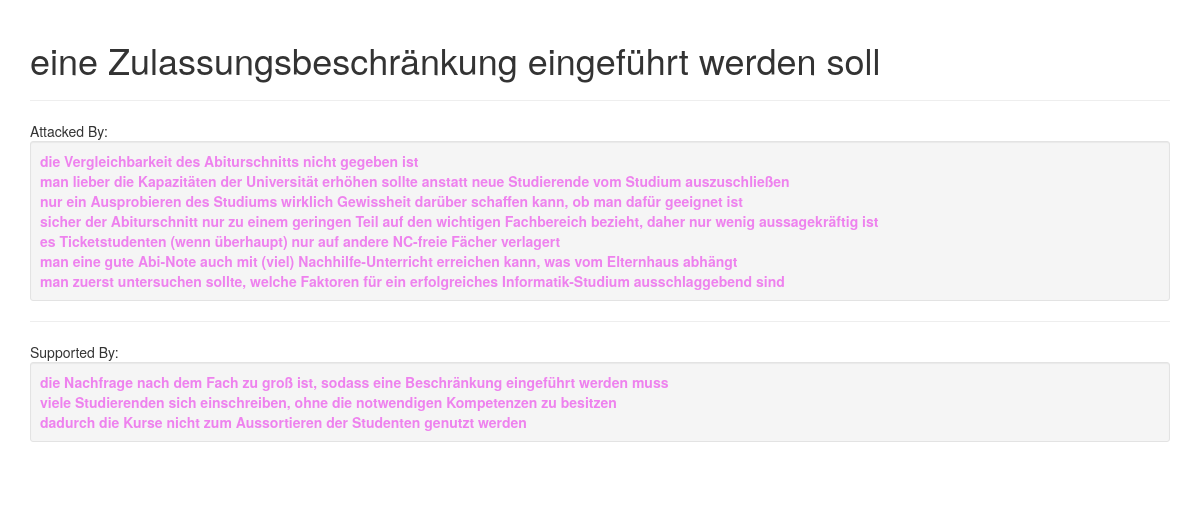
The page /w/conclusion/1/ on the database its author committed.
### wiki/models.py (models this page shows, shortened)
class Conclusion(models.Model):
    id = models.IntegerField(primary_key=True)
    rebuts = models.IntegerField()
    supports = models.IntegerField()
    undercuts = models.IntegerField()
    statement = models.ForeignKey(Statement, on_delete=models.CASCADE)
    information = models.ManyToManyField('Information')
    inference_score = models.FloatField(null=True)
    conclusion_acceptability = models.FloatField(null=True)
    def __str__(self):
        return self.statement.__str__()

class Statement(models.Model):
    id = models.IntegerField(primary_key=True)
    isPosition = models.BooleanField()
    lang = models.TextField()
    new_calculation = models.IntegerField(default=0)
    statement_text = models.TextField(null=True)
    acceptance = models.FloatField(null=True)
    def __str__(self):
        return self.statement_text

class Argument(models.Model):
    id = models.IntegerField(primary_key=True)
    text = models.TextField(null=True)
    upVotes = models.IntegerField()
    context_assessment = models.BooleanField()
    downVotes = models.IntegerField()
    lang = models.TextField()
    isSupportive = models.BooleanField()
    date = models.DateTimeField()
    under_position = models.ManyToManyField(Position)
    keywords = models.ManyToManyField('Keyword')
    concepts = models.ManyToManyField('Concept')
    categories = models.ManyToManyField('Category')
    information = models.ManyToManyField('Information')
    emotion = models.ForeignKey('Emotion', on_delete=models.CASCADE, null=True)
    attacked_argument = models.ForeignKey('Argument',
                                          on_delete=models.CASCADE,
                                          related_name='attackedargument',
                                          null=True)
    conclusion = models.ForeignKey('Conclusion',
                                   on_delete=models.CASCADE,
                                   null=True)
    premise_group = models.ForeignKey('PremiseGroup', on_delete=models.CASCADE)
    type = models.TextField(null=True)
    type_text = models.TextField(null=True)
    argument_acceptance = models.FloatField(null=True)
    conclusion_acceptability = models.FloatField(null=True)
    f_r_ease = models.IntegerField(null=True)
    ari = models.IntegerField(null=True)
    sound = models.FilePathField(null=True)
    sentiment_accuracy = models.FloatField(null=True)
    def conclusion_acceptability(self):
        self.premise_group.premise_acceptance()
        return self.premise_group.premise_group_acceptance * self.conditional_acceptability()

class PremiseGroup(models.Model):
    id = models.IntegerField(primary_key=True)
    information = models.ManyToManyField('Information')
    positive_inference = models.IntegerField(null=True)
    negative_inference = models.IntegerField(null=True)
    ratio_inference = models.FloatField(null=True)
    premise_group_acceptance = models.FloatField(null=True)
    def __str__(self):
        return ', '.join([premise.__str__() for premise in self.premise_set.all()])

class Premise(models.Model):
    id = models.IntegerField(primary_key=True)
    premiseGroup = models.ForeignKey(PremiseGroup, on_delete=models.CASCADE)
    statement = models.ForeignKey(Statement, on_delete=models.CASCADE)
    def __str__(self):
        return self.statement.__str__()

### wiki/views.py (the view)
# urls.py: path('conclusion/<int:pk>/', views.DetailViewConclusion.as_view(), name='conclusion'),
class DetailViewConclusion(DetailView):
    model = Conclusion
    template_name = 'wiki/detailConclusion.html'

### wiki/templates/wiki/detailConclusion.html (shortened to what this page needs)
<head><!DOCTYPE html>
<html lang="en">
<head>
    {% load static %}
    <link rel="stylesheet" type="text/css" href="{% static 'wiki/css/style.min.css' %}">
    <link rel="stylesheet" href="https://maxcdn.bootstrapcdn.com/bootstrap/3.4.0/css/bootstrap.min.css">
</head>
<body>
    <div class="container">
        <h1>{{conclusion}}</h1>
        <dl>
            <p><hr>
            <dd>Attacked By: </dd>
            <div  class="well well-sm">
            {% for argument in conclusion.argument_set.all %}
                {% if argument.isSupportive %}
                {% else %}
                <dt><a href="{% url 'wiki:argument' argument.id %}" class="premise">{{argument.premise_group}}</a></dt>
                {% endif %}
            {% endfor %}
            </div>
        <p><hr>
            <dd>Supported By: </dd>
            <div  class="well well-sm">
            {% for argument in conclusion.argument_set.all %}
                {% if argument.isSupportive %}
                <dt><a href="{% url 'wiki:argument' argument.id %}" class="premise">{{argument.premise_group}}</a></dt>
                {% endif %}
            {% endfor %}
            </div>
         </dl>
    </div>
  </body>
</html>

### rows shown on the page
Conclusion: statement.statement_text "eine Zulassungsbeschränkung eingeführt werden soll"
Argument: premise_group "die Vergleichbarkeit des Abiturschnitts nicht gegeben ist"
Argument: premise_group "man lieber die Kapazitäten der Universität erhöhen sollte anstatt neue Studierende vom Studium auszuschließen"
Argument: premise_group "nur ein Ausprobieren des Studiums wirklich Gewissheit darüber schaffen kann, ob man dafür geeignet ist"
Argument: premise_group "sicher der Abiturschnitt nur zu einem geringen Teil auf den wichtigen Fachbereich bezieht, daher nur wenig aussagekräftig ist"
Argument: premise_group "es Ticketstudenten (wenn überhaupt) nur auf andere NC-freie Fächer verlagert"
Argument: premise_group "man eine gute Abi-Note auch mit (viel) Nachhilfe-Unterricht erreichen kann, was vom Elternhaus abhängt"
Argument: premise_group "man zuerst untersuchen sollte, welche Faktoren für ein erfolgreiches Informatik-Studium ausschlaggebend sind"
Argument: premise_group "die Nachfrage nach dem Fach zu groß ist, sodass eine Beschränkung eingeführt werden muss"
Argument: premise_group "viele Studierenden sich einschreiben, ohne die notwendigen Kompetenzen zu besitzen"
Argument: premise_group "dadurch die Kurse nicht zum Aussortieren der Studenten genutzt werden"
